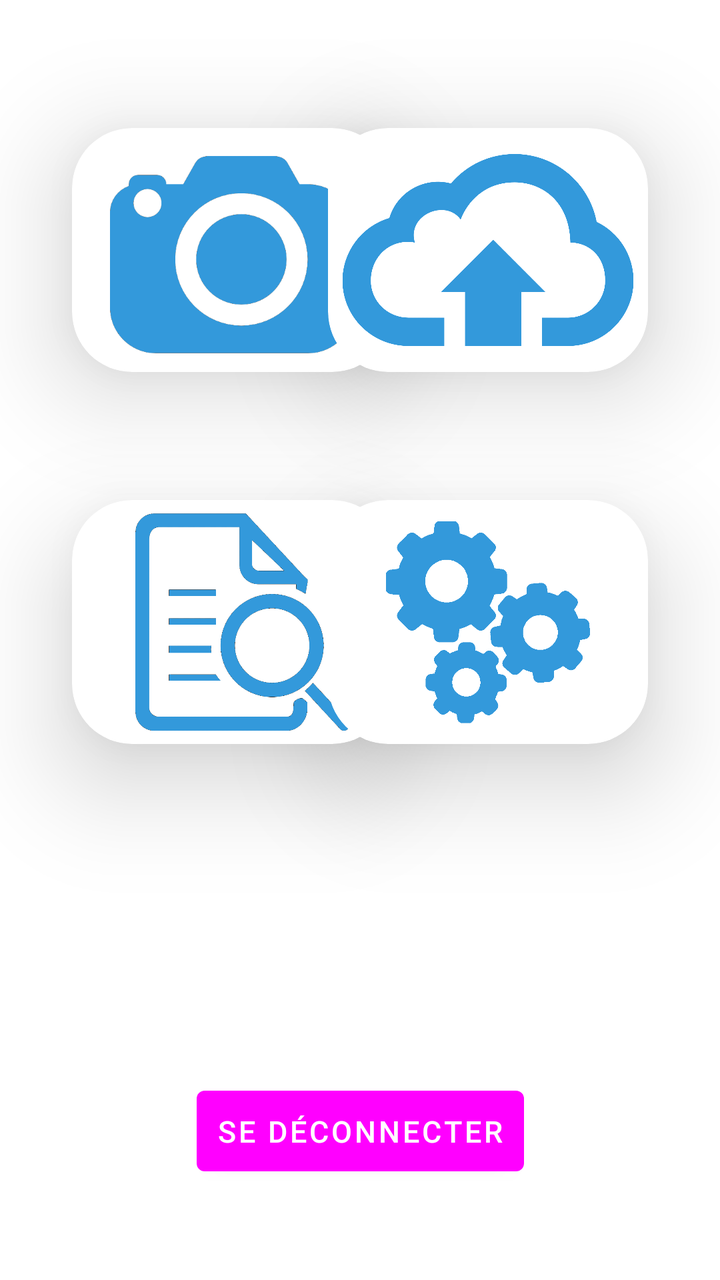
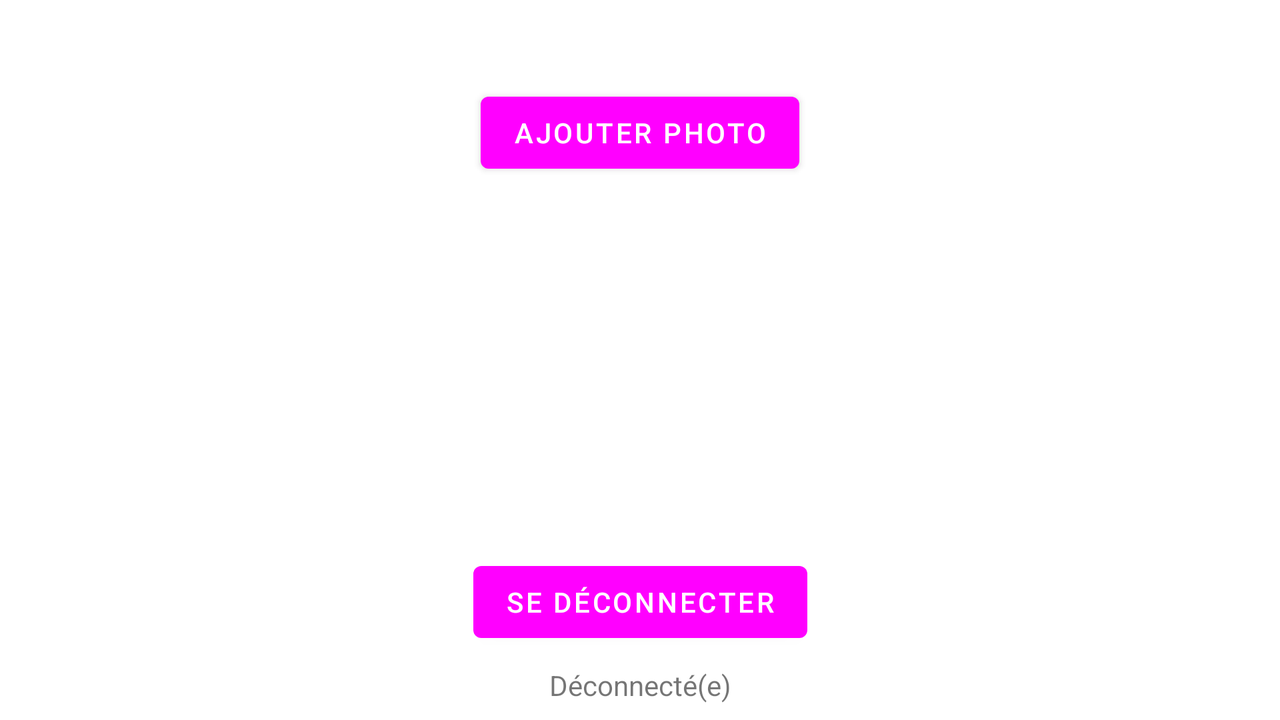

Two renders of one Android screen. The first uses the default layout on a phone; the second uses the alternative layout the repository ships for a different screen configuration, on a matching device. The two XML files are below.
<!-- AndroidManifest.xml: application theme AppTheme -->
<!-- res/layout/activity_menu.xml -->
<?xml version="1.0" encoding="utf-8"?>
<androidx.constraintlayout.widget.ConstraintLayout xmlns:android="http://schemas.android.com/apk/res/android"
    xmlns:app="http://schemas.android.com/apk/res-auto"
    xmlns:tools="http://schemas.android.com/tools"
    android:layout_width="match_parent"
    android:layout_height="match_parent"
    tools:context=".menu.MenuActivity">

    <androidx.cardview.widget.CardView
        android:id="@+id/cardView"
        android:layout_width="wrap_content"
        android:layout_height="wrap_content"
        android:layout_marginStart="36dp"
        android:layout_marginTop="64dp"
        android:background="#d3d3d3"
        app:cardCornerRadius="30dp"
        app:cardElevation="30dp"
        app:layout_constraintStart_toStartOf="parent"
        app:layout_constraintTop_toTopOf="parent">

        <ImageView
            android:id="@+id/addPhoto"
            android:layout_width="160dp"
            android:layout_height="122dp"
            app:layout_constraintStart_toStartOf="parent"
            app:layout_constraintTop_toTopOf="parent"
            app:srcCompat="@drawable/camera" />

    </androidx.cardview.widget.CardView>

    <androidx.cardview.widget.CardView
        android:id="@+id/cardView2"
        android:layout_width="wrap_content"
        android:layout_height="wrap_content"
        android:layout_marginTop="64dp"
        android:layout_marginEnd="36dp"
        android:background="#d3d3d3"
        app:cardCornerRadius="30dp"
        app:cardElevation="30dp"
        app:layout_constraintEnd_toEndOf="parent"
        app:layout_constraintTop_toTopOf="parent">

        <ImageView
            android:id="@+id/Upload"
            android:layout_width="160dp"
            android:layout_height="122dp"
            app:layout_constraintEnd_toEndOf="parent"
            app:layout_constraintTop_toTopOf="parent"
            app:srcCompat="@drawable/upload" />

    </androidx.cardview.widget.CardView>

    <androidx.cardview.widget.CardView
        android:id="@+id/cardView3"
        android:layout_width="wrap_content"
        android:layout_height="wrap_content"
        android:layout_marginStart="36dp"
        android:layout_marginTop="64dp"
        android:background="#d3d3d3"
        app:cardCornerRadius="30dp"
        app:cardElevation="30dp"
        app:layout_constraintStart_toStartOf="parent"
        app:layout_constraintTop_toBottomOf="@+id/cardView">

        <ImageView
            android:id="@+id/storage"
            android:layout_width="160dp"
            android:layout_height="122dp"
            app:layout_constraintEnd_toEndOf="parent"
            app:layout_constraintTop_toTopOf="parent"
            app:srcCompat="@drawable/visualize" />

    </androidx.cardview.widget.CardView>

    <androidx.cardview.widget.CardView
        android:id="@+id/cardView4"
        android:layout_width="wrap_content"
        android:layout_height="wrap_content"
        android:layout_marginTop="64dp"
        android:layout_marginEnd="36dp"
        android:background="#d3d3d3"
        app:cardCornerRadius="30dp"
        app:cardElevation="30dp"
        app:layout_constraintEnd_toEndOf="parent"
        app:layout_constraintTop_toBottomOf="@+id/cardView2">

        <ImageView
            android:id="@+id/parameters"
            android:layout_width="160dp"
            android:layout_height="122dp"
            app:layout_constraintEnd_toEndOf="parent"
            app:layout_constraintTop_toTopOf="parent"
            app:srcCompat="@drawable/rouage" />

    </androidx.cardview.widget.CardView>


    <Button
        android:id="@+id/logout"
        android:layout_width="wrap_content"
        android:layout_height="wrap_content"
        android:padding="10dp"
        android:text="Se Déconnecter"
        android:textSize="15sp"
        app:layout_constraintBottom_toBottomOf="parent"
        app:layout_constraintLeft_toLeftOf="parent"
        app:layout_constraintRight_toRightOf="parent"
        app:layout_constraintTop_toTopOf="parent"
        app:layout_constraintVertical_bias="0.918" />


</androidx.constraintlayout.widget.ConstraintLayout>
<!-- resources referenced by this layout -->
<resources>
  <!-- drawable camera: png bitmap (drawable, 22709 bytes) -->
  <!-- drawable rouage: png bitmap (drawable, 41023 bytes) -->
  <!-- drawable upload: png bitmap (drawable, 40566 bytes) -->
  <!-- drawable visualize: png bitmap (drawable, 49061 bytes) -->
  <style name="AppTheme" parent="Theme.MaterialComponents.DayNight.NoActionBar">
          
          <item name="colorPrimary">@color/blue_dark</item>
          <item name="colorPrimaryDark">@color/colorPrimaryDark</item>
          <item name="colorAccent">@color/blue</item>
          <item name="colorOnBackground">@color/cardview_dark_background</item>
      </style>
  <color name="blue_dark">#005B9F</color>
  <color name="colorPrimaryDark">#3700B3</color>
  <color name="blue">#0288D1</color>
</resources>
<!-- res/layout-land/activity_menu.xml (the repository's variant of the layout above) -->
<!-- drawn on the phone turned sideways -->
<?xml version="1.0" encoding="utf-8"?>
<androidx.constraintlayout.widget.ConstraintLayout xmlns:android="http://schemas.android.com/apk/res/android"
    xmlns:app="http://schemas.android.com/apk/res-auto"
    xmlns:tools="http://schemas.android.com/tools"
    android:layout_width="match_parent"
    android:layout_height="match_parent"
    tools:context=".menu.MenuActivity">

    <Button
        android:id="@+id/addPhoto"
        android:layout_width="wrap_content"
        android:layout_height="wrap_content"
        android:text="Ajouter photo"
        app:layout_constraintBottom_toBottomOf="parent"
        app:layout_constraintEnd_toEndOf="parent"
        app:layout_constraintStart_toStartOf="parent"
        app:layout_constraintTop_toTopOf="parent"
        app:layout_constraintVertical_bias="0.136" />

    <Button
        android:id="@+id/logoutMenu"
        android:layout_width="wrap_content"
        android:layout_height="wrap_content"
        android:text="@string/logout"
        app:layout_constraintBottom_toBottomOf="parent"
        app:layout_constraintEnd_toEndOf="parent"
        app:layout_constraintStart_toStartOf="parent"
        app:layout_constraintTop_toTopOf="parent"
        app:layout_constraintVertical_bias="0.888" />

    <TextView
        android:id="@+id/statusM"
        android:layout_width="0dp"
        android:layout_height="wrap_content"
        android:layout_marginBottom="8dp"
        android:gravity="center_horizontal"
        android:text="@string/status_logged_out"
        app:layout_constraintBottom_toBottomOf="parent"
        app:layout_constraintEnd_toEndOf="parent"
        app:layout_constraintStart_toStartOf="parent" />
</androidx.constraintlayout.widget.ConstraintLayout>
<!-- resources referenced by the variant -->
<!-- as the phone turned sideways resolves them -->
<resources>
  <string name="logout">Se déconnecter</string>
  <string name="status_logged_out">Déconnecté(e)</string>
  <style name="AppTheme" parent="Theme.MaterialComponents.DayNight.NoActionBar">
          
          <item name="colorPrimary">@color/blue_dark</item>
          <item name="colorPrimaryDark">@color/colorPrimaryDark</item>
          <item name="colorAccent">@color/blue</item>
          <item name="colorOnBackground">@color/cardview_dark_background</item>
      </style>
  <color name="blue_dark">#005B9F</color>
  <color name="colorPrimaryDark">#3700B3</color>
  <color name="blue">#0288D1</color>
</resources>
